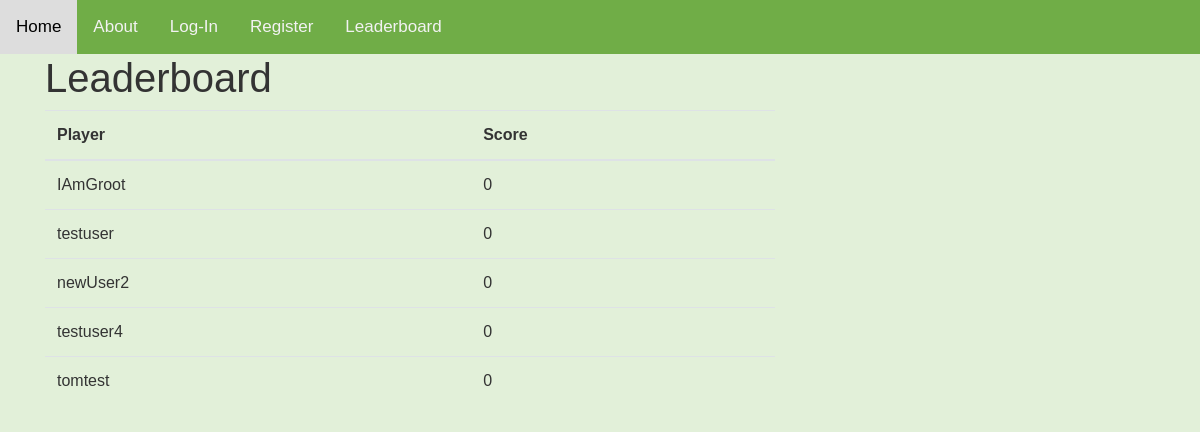
The page /leaderboard/ on the database as committed earlier.
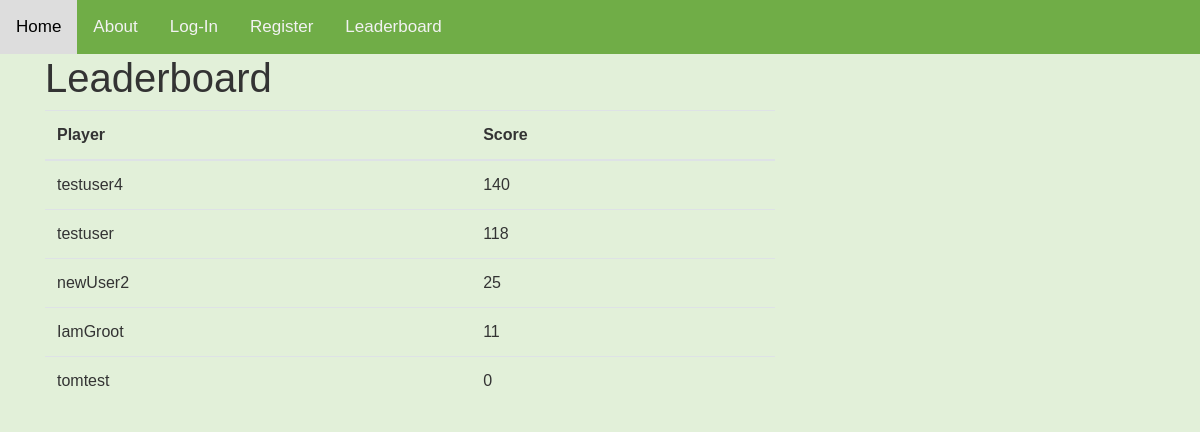
The same page on the database as committed later.
### users/models.py (models this page shows, shortened)
class Profile(models.Model):
    user = models.OneToOneField(User, on_delete=models.CASCADE)
    image = models.ImageField(default='default.jpg', upload_to='profile_pics')
    score = models.IntegerField(default=0)
    userRank = models.IntegerField(default=0)

### Food_Scanner/views.py (the view)
# urls.py: path('leaderboard/', views.leaderboard, name='Food_Scanner-leaderboard'),
def leaderboard(request):
    d = Profile.objects.order_by('-score')
    return render(request, 'Food_Scanner/leaderboard.html', locals())

### Food_Scanner/templates/Food_Scanner/leaderboard.html
{% extends "Food_Scanner/base.html" %}
{% block content %}
    <h1>Leaderboard</h1>
    <table class="table">
  <thead>
    <tr>
      <th scope="col">Player</th>
      <th scope="col">Score</th>
    </tr>
  </thead>
  <tbody>
    {% for i in d %}
      <tr>
      <td>{{ i.user }}</td>
      <td>{{ i.score }}</td>
      </tr>
    {%  endfor %}
  </tbody>
    </table>
    </body>
{% endblock content%}

### Food_Scanner/templates/Food_Scanner/base.html (shortened to what this page needs)
{% load static %}
<!DOCTYPE html>
<html lang="en">
    <head>
        <link rel="stylesheet" href="https://maxcdn.bootstrapcdn.com/bootstrap/4.0.0/css/bootstrap.min.css" />
        <link rel="stylesheet" type="text/css" href="{% static 'Food_Scanner/main.css' %}" />
    </head>
    <body>
        <div class="Navbar">
            <div class="topnav">
                <a href="{% url 'Food_Scanner-home' %}">Home</a>
                <a href="{% url 'Food_Scanner-about' %}">About</a>
                {% if user.is_authenticated %} {% else %}
                <a href="{% url 'auth-login' %}">Log-In</a>
                <a href="{% url 'user-register' %}">Register</a>
                {% endif %}
                <a href="{% url 'Food_Scanner-leaderboard' %}">Leaderboard</a>
            </div>
        </div>
        <main role="main" class="container">
            <div name="test" class="row">
                <div class="col-md-8">
                     {% block content %}{% endblock %}
    </body>
</html>

### Food_Scanner/static/Food_Scanner/main.css (style rules this page uses)
body { background: #e2f0d9; color: #333333; font-family: Arial, Helvetica, sans-serif; }
.topnav { overflow: hidden; background-color: #70ad47; }
.topnav a { float: left; color: #f2f2f2; text-align: center; padding: 14px 16px; text-decoration: none; font-size: 17px; }

Rows that differ between the two databases and show on the page:
changed Profile "testuser4": score "0" → "140"; moves up the list
changed Profile "testuser": score "0" → "118"
changed Profile "newUser2": score "0" → "25"
changed Profile: user "IAmGroot" → "IamGroot"; score "0" → "11"; moves down the list
